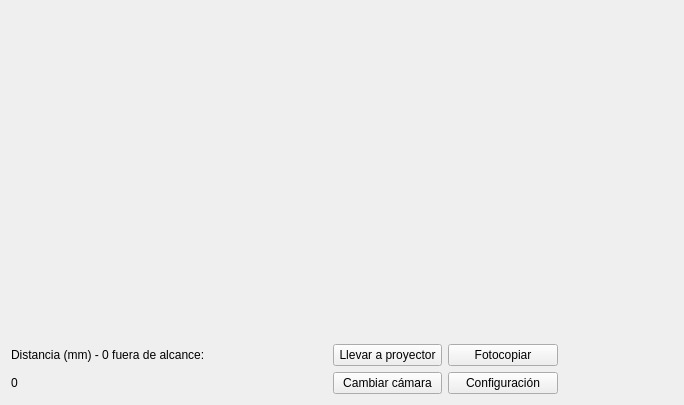
<?xml version="1.0" encoding="UTF-8"?>
<ui version="4.0">
 <class>Ventana</class>
 <widget class="QWidget" name="Ventana">
  <property name="geometry">
   <rect>
    <x>0</x>
    <y>0</y>
    <width>684</width>
    <height>405</height>
   </rect>
  </property>
  <property name="windowTitle">
   <string>Realidad Aumentada</string>
  </property>
  <layout class="QGridLayout" name="gridLayout">
   <item row="4" column="3">
    <widget class="QPushButton" name="pbFotocopiar">
     <property name="text">
      <string>Fotocopiar</string>
     </property>
    </widget>
   </item>
   <item row="5" column="3">
    <widget class="QPushButton" name="pbConfiguracion">
     <property name="text">
      <string>Configuración</string>
     </property>
    </widget>
   </item>
   <item row="5" column="2">
    <widget class="QPushButton" name="pbCambiarCamara">
     <property name="text">
      <string>Cambiar cámara</string>
     </property>
    </widget>
   </item>
   <item row="0" column="0" rowspan="4" colspan="5">
    <layout class="QGridLayout" name="layoutEscena"/>
   </item>
   <item row="4" column="0">
    <widget class="QLabel" name="label">
     <property name="text">
      <string>Distancia (mm) - 0 fuera de alcance:  </string>
     </property>
    </widget>
   </item>
   <item row="4" column="2">
    <widget class="QPushButton" name="pbProyector">
     <property name="text">
      <string>Llevar a proyector</string>
     </property>
    </widget>
   </item>
   <item row="5" column="0">
    <widget class="QLabel" name="lDistancia">
     <property name="text">
      <string>0</string>
     </property>
    </widget>
   </item>
  </layout>
 </widget>
 <resources/>
 <connections/>
</ui>
